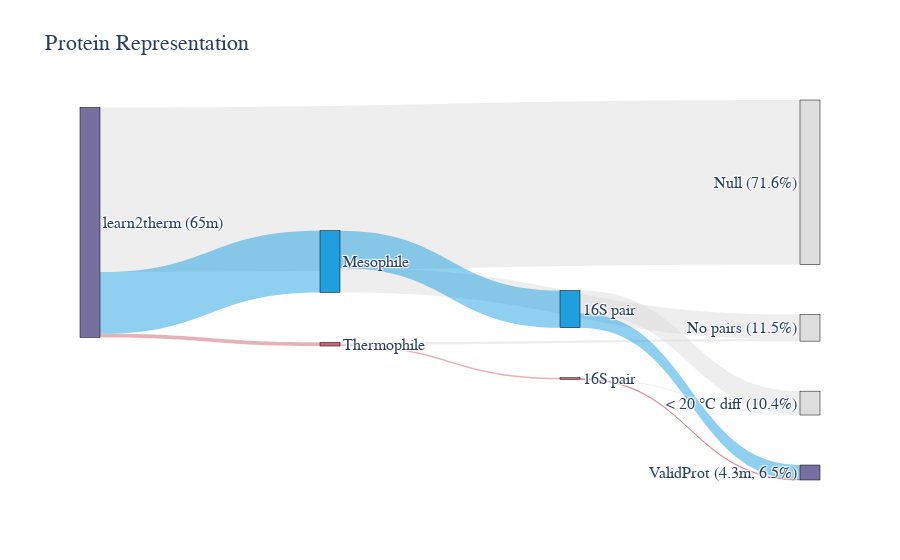

Here is the notebook cell this chart was saved with:
### Markdown cell above
__Protein Pairs__

Total learn2therm: 181,500,502 <br/>
Total ValidProt: 53,302,409 (29.37%)


| Origin      | Destination | Count  | Percent |
|-------------|-------------|--------|---------|
| learn2therm | < 20 C diff | 128198093 | 70.63   |
| learn2therm | ValidProt   | 53302409 | 29.37    |

### Code cell
fig = go.Figure(data=[go.Sankey(
    arrangement = 'snap',
    node = dict(
      pad = 50,
      thickness = 20,
      line = dict(color = 'black', width = 0.5),
      label = ['learn2therm (65m)', 'Thermophile', 'Mesophile', '16S pair', '16S pair', 'No pairs (11.5%)',
               '< 20 \N{DEGREE SIGN}C diff (10.4%)', 'ValidProt (4.3m, 6.5%)', 'Null (71.6%)'],
      color = [sank_purple, sank_red, sank_blue, sank_red, sank_blue, sank_grey, sank_grey, sank_purple, sank_grey]
    ),
    link = dict(
      source = [0, 0, 0, 1, 1, 2, 4, 4, 3, 3, 2],
      target = [8, 1, 2, 3, 5, 5, 6, 7, 6, 7, 4],
      value = [46828448, 1026299, 17572725, 446860, 579439, 6969342, 6494643, 4108740, 293165, 153695, 10603383],
      color = [sank_grey_t, sank_red_t, sank_blue_t, sank_red_t, sank_grey_t, sank_grey_t, sank_grey_t, sank_blue_t, 
               sank_grey_t, sank_red_t, sank_blue_t]
  ))])

fig.update_layout(title_text="Protein Representation", font_family = 'Arial', font_size=16)
fig.show()

#fig.write_image('/mnt/c/Users/Ryan/Desktop/ValidProt/protein_sankey.png', engine = 'kaleido', scale = 6, width = 1280, height = 640)

### Figure 1 — Plotly figure (JSON) as saved in the notebook; plotly's stock layout.template omitted (floating-point values rounded to 4 significant figures)
{"data": [{"arrangement": "snap", "link": {"color": ["rgba(221, 221, 221, 0.5)", "rgba(204, 102, 119, 0.5)", "rgba(32, 159, 223, 0.5)", "rgba(204, 102, 119, 0.5)", "rgba(221, 221, 221, 0.5)", "rgba(221, 221, 221, 0.5)", "rgba(221, 221, 221, 0.5)", "rgba(32, 159, 223, 0.5)", "rgba(221, 221, 221, 0.5)", "rgba(204, 102, 119, 0.5)", "rgba(32, 159, 223, 0.5)"], "source": [0, 0, 0, 1, 1, 2, 4, 4, 3, 3, 2], "target": [8, 1, 2, 3, 5, 5, 6, 7, 6, 7, 4], "value": [46828448, 1026299, 17572725, 446860, 579439, 6969342, 6494643, 4108740, 293165, 153695, 10603383]}, "node": {"color": ["rgb(118, 111, 159)", "rgb(204, 102, 119)", "rgb(32, 159, 223)", "rgb(204, 102, 119)", "rgb(32, 159, 223)", "rgb(221, 221, 221)", "rgb(221, 221, 221)", "rgb(118, 111, 159)", "rgb(221, 221, 221)"], "label": ["learn2therm (65m)", "Thermophile", "Mesophile", "16S pair", "16S pair", "No pairs (11.5%)", "< 20 °C diff (10.4%)", "ValidProt (4.3m, 6.5%)", "Null (71.6%)"], "line": {"color": "black", "width": 0.5}, "pad": 50, "thickness": 20}, "type": "sankey"}], "layout": {"font": {"family": "Arial", "size": 16}, "title": {"text": "Protein Representation"}}}
